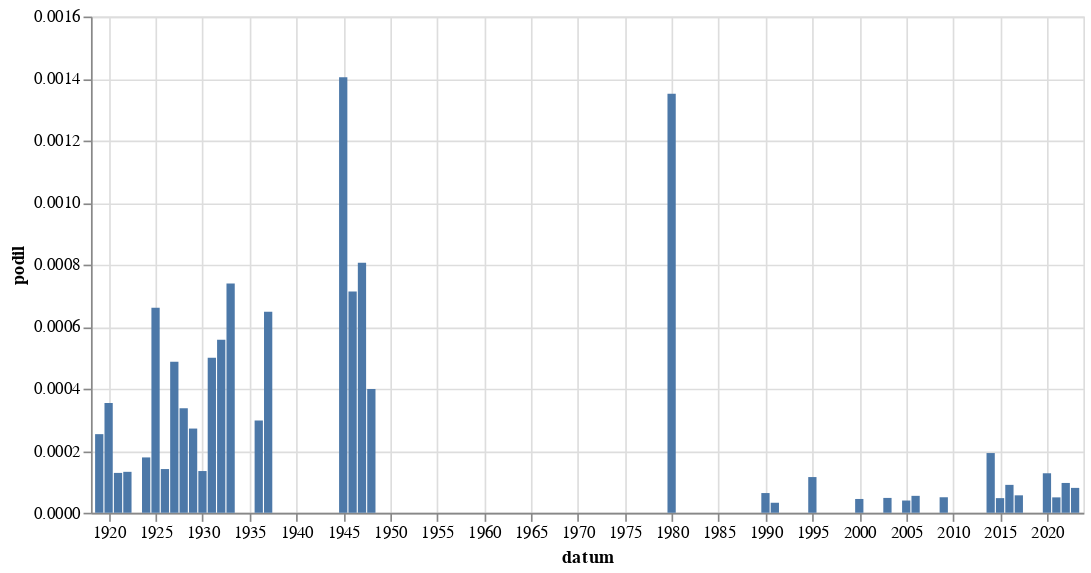

Notebook code cell kept with this figure:
### Code cell
alt.Chart(
    hledej("[Oo]dpočívat").to_pandas(),
    width = 600
).mark_bar(
).encode(
    alt.X('datum:T'),
    alt.Y('podil:Q')
)

### Figure 1 — Vega-Lite specification as saved in the notebook (floating-point values rounded to 4 significant figures)
{"config": {"view": {"continuousWidth": 300, "continuousHeight": 300}}, "data": {"name": "data-c55465a70cc6245dfebc3c16fe72d337"}, "mark": {"type": "bar"}, "encoding": {"x": {"field": "datum", "type": "temporal"}, "y": {"field": "podil", "type": "quantitative"}}, "width": 600, "$schema": "https://vega.github.io/schema/vega-lite/v5.8.0.json", "datasets": {"data-c55465a70cc6245dfebc3c16fe72d337": [{"datum": "1919-01-01T00:00:00", "text": 1, "text_right": 3946, "podil": 0.0002534, "co": "[Oo]dpočívat"}, {"datum": "1920-01-01T00:00:00", "text": 2, "text_right": 5656, "podil": 0.0003536, "co": "[Oo]dpočívat"}, {"datum": "1921-01-01T00:00:00", "text": 1, "text_right": 7785, "podil": 0.0001285, "co": "[Oo]dpočívat"}, {"datum": "1922-01-01T00:00:00", "text": 1, "text_right": 7580, "podil": 0.0001319, "co": "[Oo]dpočívat"}, {"datum": "1924-01-01T00:00:00", "text": 1, "text_right": 5606, "podil": 0.0001784, "co": "[Oo]dpočívat"}, {"datum": "1925-01-01T00:00:00", "text": 3, "text_right": 4541, "podil": 0.0006606, "co": "[Oo]dpočívat"}, {"datum": "1926-01-01T00:00:00", "text": 1, "text_right": 7099, "podil": 0.0001409, "co": "[Oo]dpočívat"}, {"datum": "1927-01-01T00:00:00", "text": 3, "text_right": 6160, "podil": 0.000487, "co": "[Oo]dpočívat"}, {"datum": "1928-01-01T00:00:00", "text": 2, "text_right": 5941, "podil": 0.0003366, "co": "[Oo]dpočívat"}, {"datum": "1929-01-01T00:00:00", "text": 1, "text_right": 3684, "podil": 0.0002714, "co": "[Oo]dpočívat"}, {"datum": "1930-01-01T00:00:00", "text": 1, "text_right": 7437, "podil": 0.0001345, "co": "[Oo]dpočívat"}, {"datum": "1931-01-01T00:00:00", "text": 3, "text_right": 6002, "podil": 0.0004998, "co": "[Oo]dpočívat"}, {"datum": "1932-01-01T00:00:00", "text": 2, "text_right": 3586, "podil": 0.0005577, "co": "[Oo]dpočívat"}, {"datum": "1933-01-01T00:00:00", "text": 3, "text_right": 4059, "podil": 0.0007391, "co": "[Oo]dpočívat"}, {"datum": "1936-01-01T00:00:00", "text": 1, "text_right": 3361, "podil": 0.0002975, "co": "[Oo]dpočívat"}, {"datum": "1937-01-01T00:00:00", "text": 2, "text_right": 3087, "podil": 0.0006479, "co": "[Oo]dpočívat"}, {"datum": "1945-01-01T00:00:00", "text": 1, "text_right": 712, "podil": 0.001404, "co": "[Oo]dpočívat"}, {"datum": "1946-01-01T00:00:00", "text": 2, "text_right": 2802, "podil": 0.0007138, "co": "[Oo]dpočívat"}, {"datum": "1947-01-01T00:00:00", "text": 2, "text_right": 2481, "podil": 0.0008061, "co": "[Oo]dpočívat"}, {"datum": "1948-01-01T00:00:00", "text": 1, "text_right": 2504, "podil": 0.0003994, "co": "[Oo]dpočívat"}, {"datum": "1980-01-01T00:00:00", "text": 1, "text_right": 740, "podil": 0.001351, "co": "[Oo]dpočívat"}, {"datum": "1990-01-01T00:00:00", "text": 1, "text_right": 15752, "podil": 6.348e-05, "co": "[Oo]dpočívat"}, {"datum": "1991-01-01T00:00:00", "text": 1, "text_right": 31045, "podil": 3.221e-05, "co": "[Oo]dpočívat"}, {"datum": "1995-01-01T00:00:00", "text": 1, "text_right": 8693, "podil": 0.000115, "co": "[Oo]dpočívat"}, {"datum": "2000-01-01T00:00:00", "text": 1, "text_right": 22514, "podil": 4.442e-05, "co": "[Oo]dpočívat"}, {"datum": "2003-01-01T00:00:00", "text": 1, "text_right": 20928, "podil": 4.778e-05, "co": "[Oo]dpočívat"}, {"datum": "2005-01-01T00:00:00", "text": 1, "text_right": 25379, "podil": 3.94e-05, "co": "[Oo]dpočívat"}, {"datum": "2006-01-01T00:00:00", "text": 1, "text_right": 18354, "podil": 5.448e-05, "co": "[Oo]dpočívat"}, {"datum": "2009-01-01T00:00:00", "text": 1, "text_right": 20031, "podil": 4.992e-05, "co": "[Oo]dpočívat"}, {"datum": "2014-01-01T00:00:00", "text": 4, "text_right": 20781, "podil": 0.0001925, "co": "[Oo]dpočívat"}, {"datum": "2015-01-01T00:00:00", "text": 1, "text_right": 21226, "podil": 4.711e-05, "co": "[Oo]dpočívat"}, {"datum": "2016-01-01T00:00:00", "text": 2, "text_right": 22255, "podil": 8.987e-05, "co": "[Oo]dpočívat"}, {"datum": "2017-01-01T00:00:00", "text": 1, "text_right": 17808, "podil": 5.615e-05, "co": "[Oo]dpočívat"}, {"datum": "2020-01-01T00:00:00", "text": 3, "text_right": 23572, "podil": 0.0001273, "co": "[Oo]dpočívat"}, {"datum": "2021-01-01T00:00:00", "text": 1, "text_right": 20176, "podil": 4.956e-05, "co": "[Oo]dpočívat"}, {"datum": "2022-01-01T00:00:00", "text": 2, "text_right": 20822, "podil": 9.605e-05, "co": "[Oo]dpočívat"}, {"datum": "2023-01-01T00:00:00", "text": 2, "text_right": 24959, "podil": 8.013e-05, "co": "[Oo]dpočívat"}]}}
